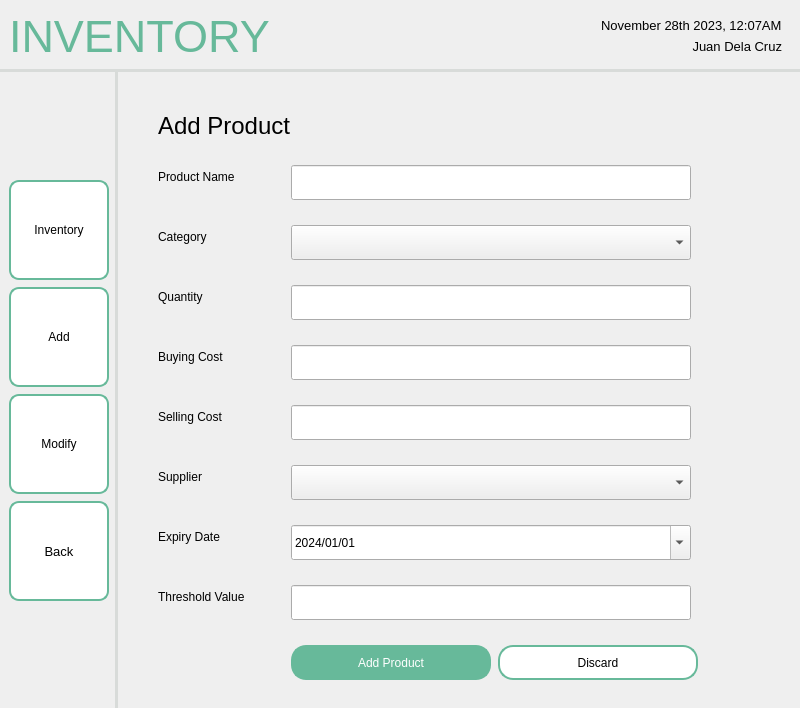
<?xml version="1.0" encoding="UTF-8"?>
<ui version="4.0">
 <class>MainWindow</class>
 <widget class="QMainWindow" name="MainWindow">
  <property name="geometry">
   <rect>
    <x>0</x>
    <y>0</y>
    <width>800</width>
    <height>708</height>
   </rect>
  </property>
  <property name="windowTitle">
   <string>MainWindow</string>
  </property>
  <widget class="QWidget" name="centralwidget">
   <layout class="QHBoxLayout" name="horizontalLayout">
    <property name="leftMargin">
     <number>0</number>
    </property>
    <property name="topMargin">
     <number>0</number>
    </property>
    <property name="rightMargin">
     <number>0</number>
    </property>
    <property name="bottomMargin">
     <number>0</number>
    </property>
    <item>
     <widget class="QFrame" name="frame">
      <property name="sizePolicy">
       <sizepolicy hsizetype="Preferred" vsizetype="Preferred">
        <horstretch>0</horstretch>
        <verstretch>0</verstretch>
       </sizepolicy>
      </property>
      <property name="frameShape">
       <enum>QFrame::NoFrame</enum>
      </property>
      <property name="frameShadow">
       <enum>QFrame::Plain</enum>
      </property>
      <layout class="QGridLayout" name="gridLayout">
       <property name="leftMargin">
        <number>0</number>
       </property>
       <property name="topMargin">
        <number>0</number>
       </property>
       <property name="rightMargin">
        <number>0</number>
       </property>
       <property name="bottomMargin">
        <number>0</number>
       </property>
       <property name="spacing">
        <number>0</number>
       </property>
       <item row="1" column="0">
        <widget class="QWidget" name="navbar" native="true">
         <property name="sizePolicy">
          <sizepolicy hsizetype="Fixed" vsizetype="Preferred">
           <horstretch>0</horstretch>
           <verstretch>0</verstretch>
          </sizepolicy>
         </property>
         <property name="styleSheet">
          <string notr="true">QWidget {
    border-right: 3px solid #D8DBD9;
}
</string>
         </property>
         <layout class="QVBoxLayout" name="verticalLayout_2">
          <property name="spacing">
           <number>7</number>
          </property>
          <item>
           <spacer name="verticalSpacer">
            <property name="orientation">
             <enum>Qt::Vertical</enum>
            </property>
            <property name="sizeHint" stdset="0">
             <size>
              <width>20</width>
              <height>40</height>
             </size>
            </property>
           </spacer>
          </item>
          <item>
           <widget class="QPushButton" name="pushButton_11">
            <property name="minimumSize">
             <size>
              <width>100</width>
              <height>100</height>
             </size>
            </property>
            <property name="maximumSize">
             <size>
              <width>100</width>
              <height>100</height>
             </size>
            </property>
            <property name="styleSheet">
             <string notr="true">QPushButton {
    background-color: white;
    border: 2px solid #67B99A;
    color: black;
    padding: 8px 16px;
    border-radius: 10px;
}

QPushButton:hover {
    border: 2px solid #4D926D;
}

QPushButton:pressed {
	background-color: #F0F0F0;
	border: 2px solid #265C42;
}</string>
            </property>
            <property name="text">
             <string>Inventory</string>
            </property>
           </widget>
          </item>
          <item>
           <widget class="QPushButton" name="pushButton_2">
            <property name="minimumSize">
             <size>
              <width>100</width>
              <height>100</height>
             </size>
            </property>
            <property name="maximumSize">
             <size>
              <width>100</width>
              <height>100</height>
             </size>
            </property>
            <property name="styleSheet">
             <string notr="true">QPushButton {
    background-color: white;
    border: 2px solid #67B99A;
    color: black;
    padding: 8px 16px;
    border-radius: 10px;
}

QPushButton:hover {
    border: 2px solid #4D926D;
}

QPushButton:pressed {
	background-color: #F0F0F0;
	border: 2px solid #265C42;
}</string>
            </property>
            <property name="text">
             <string>Add</string>
            </property>
           </widget>
          </item>
          <item>
           <widget class="QPushButton" name="pushButton_10">
            <property name="minimumSize">
             <size>
              <width>100</width>
              <height>100</height>
             </size>
            </property>
            <property name="maximumSize">
             <size>
              <width>100</width>
              <height>100</height>
             </size>
            </property>
            <property name="styleSheet">
             <string notr="true">QPushButton {
    background-color: white;
    border: 2px solid #67B99A;
    color: black;
    padding: 8px 16px;
    border-radius: 10px;
}

QPushButton:hover {
    border: 2px solid #4D926D;
}

QPushButton:pressed {
	background-color: #F0F0F0;
	border: 2px solid #265C42;
}</string>
            </property>
            <property name="text">
             <string>Modify</string>
            </property>
           </widget>
          </item>
          <item>
           <widget class="QPushButton" name="pushButton">
            <property name="sizePolicy">
             <sizepolicy hsizetype="Fixed" vsizetype="Fixed">
              <horstretch>0</horstretch>
              <verstretch>0</verstretch>
             </sizepolicy>
            </property>
            <property name="minimumSize">
             <size>
              <width>100</width>
              <height>100</height>
             </size>
            </property>
            <property name="maximumSize">
             <size>
              <width>100</width>
              <height>100</height>
             </size>
            </property>
            <property name="font">
             <font>
              <pointsize>10</pointsize>
             </font>
            </property>
            <property name="styleSheet">
             <string notr="true">QPushButton {
    background-color: white;
    border: 2px solid #67B99A;
    color: black;
    padding: 8px 16px;
    border-radius: 10px;
}

QPushButton:hover {
    border: 2px solid #4D926D;
}

QPushButton:pressed {
	background-color: #F0F0F0;
	border: 2px solid #265C42;
}</string>
            </property>
            <property name="text">
             <string>Back</string>
            </property>
            <property name="icon">
             <iconset resource="../../../../assets/resourceFile.qrc">
              <normaloff>:/logos/Icons/entypo_back.png</normaloff>:/logos/Icons/entypo_back.png</iconset>
            </property>
            <property name="autoRepeat">
             <bool>false</bool>
            </property>
           </widget>
          </item>
          <item>
           <spacer name="verticalSpacer_3">
            <property name="orientation">
             <enum>Qt::Vertical</enum>
            </property>
            <property name="sizeHint" stdset="0">
             <size>
              <width>20</width>
              <height>40</height>
             </size>
            </property>
           </spacer>
          </item>
         </layout>
        </widget>
       </item>
       <item row="1" column="1">
        <widget class="QFrame" name="Content">
         <layout class="QVBoxLayout" name="verticalLayout_4">
          <property name="leftMargin">
           <number>25</number>
          </property>
          <property name="topMargin">
           <number>25</number>
          </property>
          <property name="rightMargin">
           <number>25</number>
          </property>
          <property name="bottomMargin">
           <number>25</number>
          </property>
          <item>
           <widget class="QWidget" name="widget" native="true">
            <layout class="QHBoxLayout" name="horizontalLayout_4">
             <property name="spacing">
              <number>7</number>
             </property>
             <property name="leftMargin">
              <number>15</number>
             </property>
             <property name="topMargin">
              <number>15</number>
             </property>
             <property name="rightMargin">
              <number>15</number>
             </property>
             <property name="bottomMargin">
              <number>0</number>
             </property>
             <item>
              <widget class="QWidget" name="widget_2" native="true">
               <layout class="QFormLayout" name="formLayout">
                <property name="horizontalSpacing">
                 <number>0</number>
                </property>
                <property name="verticalSpacing">
                 <number>25</number>
                </property>
                <property name="leftMargin">
                 <number>0</number>
                </property>
                <property name="topMargin">
                 <number>0</number>
                </property>
                <property name="rightMargin">
                 <number>0</number>
                </property>
                <property name="bottomMargin">
                 <number>0</number>
                </property>
                <item row="0" column="0">
                 <widget class="QLabel" name="label_4">
                  <property name="font">
                   <font>
                    <pointsize>18</pointsize>
                   </font>
                  </property>
                  <property name="text">
                   <string>Add Product</string>
                  </property>
                 </widget>
                </item>
                <item row="1" column="0">
                 <widget class="QLabel" name="label_5">
                  <property name="text">
                   <string>Product Name</string>
                  </property>
                 </widget>
                </item>
                <item row="1" column="1">
                 <widget class="QLineEdit" name="lineEdit_2">
                  <property name="minimumSize">
                   <size>
                    <width>400</width>
                    <height>35</height>
                   </size>
                  </property>
                  <property name="maximumSize">
                   <size>
                    <width>400</width>
                    <height>35</height>
                   </size>
                  </property>
                 </widget>
                </item>
                <item row="2" column="0">
                 <widget class="QLabel" name="label_6">
                  <property name="text">
                   <string>Category</string>
                  </property>
                 </widget>
                </item>
                <item row="2" column="1">
                 <widget class="QComboBox" name="comboBox">
                  <property name="minimumSize">
                   <size>
                    <width>400</width>
                    <height>35</height>
                   </size>
                  </property>
                  <property name="maximumSize">
                   <size>
                    <width>400</width>
                    <height>35</height>
                   </size>
                  </property>
                 </widget>
                </item>
                <item row="3" column="0">
                 <widget class="QLabel" name="label_7">
                  <property name="text">
                   <string>Quantity</string>
                  </property>
                 </widget>
                </item>
                <item row="3" column="1">
                 <widget class="QLineEdit" name="lineEdit_4">
                  <property name="minimumSize">
                   <size>
                    <width>400</width>
                    <height>35</height>
                   </size>
                  </property>
                  <property name="maximumSize">
                   <size>
                    <width>400</width>
                    <height>35</height>
                   </size>
                  </property>
                 </widget>
                </item>
                <item row="4" column="0">
                 <widget class="QLabel" name="label_8">
                  <property name="text">
                   <string>Buying Cost</string>
                  </property>
                 </widget>
                </item>
                <item row="4" column="1">
                 <widget class="QLineEdit" name="lineEdit_3">
                  <property name="minimumSize">
                   <size>
                    <width>400</width>
                    <height>35</height>
                   </size>
                  </property>
                  <property name="maximumSize">
                   <size>
                    <width>400</width>
                    <height>35</height>
                   </size>
                  </property>
                 </widget>
                </item>
                <item row="5" column="0">
                 <widget class="QLabel" name="label_9">
                  <property name="text">
                   <string>Selling Cost</string>
                  </property>
                 </widget>
                </item>
                <item row="5" column="1">
                 <widget class="QLineEdit" name="lineEdit_5">
                  <property name="minimumSize">
                   <size>
                    <width>400</width>
                    <height>35</height>
                   </size>
                  </property>
                  <property name="maximumSize">
                   <size>
                    <width>400</width>
                    <height>35</height>
                   </size>
                  </property>
                 </widget>
                </item>
                <item row="6" column="0">
                 <widget class="QLabel" name="label_10">
                  <property name="text">
                   <string>Supplier</string>
                  </property>
                 </widget>
                </item>
                <item row="6" column="1">
                 <widget class="QComboBox" name="comboBox_2">
                  <property name="minimumSize">
                   <size>
                    <width>400</width>
                    <height>35</height>
                   </size>
                  </property>
                  <property name="maximumSize">
                   <size>
                    <width>400</width>
                    <height>35</height>
                   </size>
                  </property>
                 </widget>
                </item>
                <item row="7" column="0">
                 <widget class="QLabel" name="label_11">
                  <property name="text">
                   <string>Expiry Date</string>
                  </property>
                 </widget>
                </item>
                <item row="7" column="1">
                 <widget class="QDateEdit" name="dateEdit">
                  <property name="minimumSize">
                   <size>
                    <width>400</width>
                    <height>35</height>
                   </size>
                  </property>
                  <property name="maximumSize">
                   <size>
                    <width>400</width>
                    <height>35</height>
                   </size>
                  </property>
                  <property name="displayFormat">
                   <string>yyyy/MM/dd</string>
                  </property>
                  <property name="calendarPopup">
                   <bool>true</bool>
                  </property>
                  <property name="date">
                   <date>
                    <year>2024</year>
                    <month>1</month>
                    <day>1</day>
                   </date>
                  </property>
                 </widget>
                </item>
                <item row="8" column="0">
                 <widget class="QLabel" name="label_12">
                  <property name="text">
                   <string>Threshold Value</string>
                  </property>
                 </widget>
                </item>
                <item row="8" column="1">
                 <widget class="QLineEdit" name="lineEdit_7">
                  <property name="minimumSize">
                   <size>
                    <width>400</width>
                    <height>35</height>
                   </size>
                  </property>
                  <property name="maximumSize">
                   <size>
                    <width>400</width>
                    <height>35</height>
                   </size>
                  </property>
                 </widget>
                </item>
                <item row="9" column="1">
                 <widget class="QWidget" name="widget_3" native="true">
                  <property name="sizePolicy">
                   <sizepolicy hsizetype="Preferred" vsizetype="Preferred">
                    <horstretch>0</horstretch>
                    <verstretch>0</verstretch>
                   </sizepolicy>
                  </property>
                  <layout class="QHBoxLayout" name="horizontalLayout_3">
                   <property name="spacing">
                    <number>7</number>
                   </property>
                   <property name="leftMargin">
                    <number>0</number>
                   </property>
                   <property name="topMargin">
                    <number>0</number>
                   </property>
                   <property name="rightMargin">
                    <number>0</number>
                   </property>
                   <property name="bottomMargin">
                    <number>0</number>
                   </property>
                   <item>
                    <widget class="QPushButton" name="pushButton_4">
                     <property name="sizePolicy">
                      <sizepolicy hsizetype="Fixed" vsizetype="Fixed">
                       <horstretch>0</horstretch>
                       <verstretch>0</verstretch>
                      </sizepolicy>
                     </property>
                     <property name="minimumSize">
                      <size>
                       <width>200</width>
                       <height>35</height>
                      </size>
                     </property>
                     <property name="maximumSize">
                      <size>
                       <width>200</width>
                       <height>35</height>
                      </size>
                     </property>
                     <property name="styleSheet">
                      <string notr="true">QPushButton {
    background-color: #67B99A;
    color: white;
    border: 2px solid #67B99A;
    padding: 8px 16px;
    border-radius: 15px;
}
QPushButton:hover {
    background-color: #5CAE8B;
    border: 2px solid #5CAE8B;
}
QPushButton:pressed {
    background-color: #4D9C7F;
	border: 2px solid #4D9C7F;
}</string>
                     </property>
                     <property name="text">
                      <string>Add Product</string>
                     </property>
                    </widget>
                   </item>
                   <item>
                    <widget class="QPushButton" name="pushButton_5">
                     <property name="sizePolicy">
                      <sizepolicy hsizetype="Fixed" vsizetype="Fixed">
                       <horstretch>0</horstretch>
                       <verstretch>0</verstretch>
                      </sizepolicy>
                     </property>
                     <property name="minimumSize">
                      <size>
                       <width>200</width>
                       <height>35</height>
                      </size>
                     </property>
                     <property name="maximumSize">
                      <size>
                       <width>200</width>
                       <height>35</height>
                      </size>
                     </property>
                     <property name="styleSheet">
                      <string notr="true">QPushButton {
    background-color: white;
    border: 2px solid #67B99A;
    color: black;
    padding: 8px 16px;
    border-radius: 15px;
}

QPushButton:hover {
    border: 2px solid #4D926D;
}

QPushButton:pressed {
	background-color: #F0F0F0;
	border: 2px solid #265C42;
}</string>
                     </property>
                     <property name="text">
                      <string>Discard</string>
                     </property>
                    </widget>
                   </item>
                   <item>
                    <spacer name="horizontalSpacer_3">
                     <property name="orientation">
                      <enum>Qt::Horizontal</enum>
                     </property>
                     <property name="sizeHint" stdset="0">
                      <size>
                       <width>40</width>
                       <height>20</height>
                      </size>
                     </property>
                    </spacer>
                   </item>
                  </layout>
                 </widget>
                </item>
               </layout>
              </widget>
             </item>
             <item>
              <spacer name="horizontalSpacer_2">
               <property name="orientation">
                <enum>Qt::Horizontal</enum>
               </property>
               <property name="sizeHint" stdset="0">
                <size>
                 <width>40</width>
                 <height>20</height>
                </size>
               </property>
              </spacer>
             </item>
            </layout>
           </widget>
          </item>
         </layout>
        </widget>
       </item>
       <item row="0" column="0" colspan="2">
        <widget class="QWidget" name="header" native="true">
         <property name="styleSheet">
          <string notr="true">QWidget {
    border-bottom: 3px solid #D8DBD9; 
}
</string>
         </property>
         <layout class="QHBoxLayout" name="horizontalLayout_2">
          <item>
           <widget class="QLabel" name="label">
            <property name="font">
             <font>
              <pointsize>-1</pointsize>
             </font>
            </property>
            <property name="layoutDirection">
             <enum>Qt::LeftToRight</enum>
            </property>
            <property name="styleSheet">
             <string notr="true">QLabel {
    color: #67B99A;
    font-size: 45px;
}</string>
            </property>
            <property name="text">
             <string>INVENTORY</string>
            </property>
            <property name="scaledContents">
             <bool>false</bool>
            </property>
           </widget>
          </item>
          <item>
           <spacer name="horizontalSpacer">
            <property name="orientation">
             <enum>Qt::Horizontal</enum>
            </property>
            <property name="sizeHint" stdset="0">
             <size>
              <width>40</width>
              <height>20</height>
             </size>
            </property>
           </spacer>
          </item>
          <item>
           <widget class="QFrame" name="frame_2">
            <layout class="QVBoxLayout" name="verticalLayout">
             <item>
              <widget class="QLabel" name="label_2">
               <property name="font">
                <font>
                 <pointsize>10</pointsize>
                </font>
               </property>
               <property name="styleSheet">
                <string notr="true">QLabel {
    color: black;
}</string>
               </property>
               <property name="text">
                <string>November 28th 2023, 12:07AM</string>
               </property>
              </widget>
             </item>
             <item>
              <widget class="QLabel" name="label_3">
               <property name="font">
                <font>
                 <pointsize>10</pointsize>
                </font>
               </property>
               <property name="styleSheet">
                <string notr="true">QLabel {
    color: black;
}</string>
               </property>
               <property name="text">
                <string>Juan Dela Cruz</string>
               </property>
               <property name="alignment">
                <set>Qt::AlignRight|Qt::AlignTrailing|Qt::AlignVCenter</set>
               </property>
              </widget>
             </item>
            </layout>
           </widget>
          </item>
         </layout>
        </widget>
       </item>
      </layout>
     </widget>
    </item>
   </layout>
  </widget>
 </widget>
 <resources>
  <include location="../../../../assets/resourceFile.qrc"/>
 </resources>
 <connections/>
</ui>
